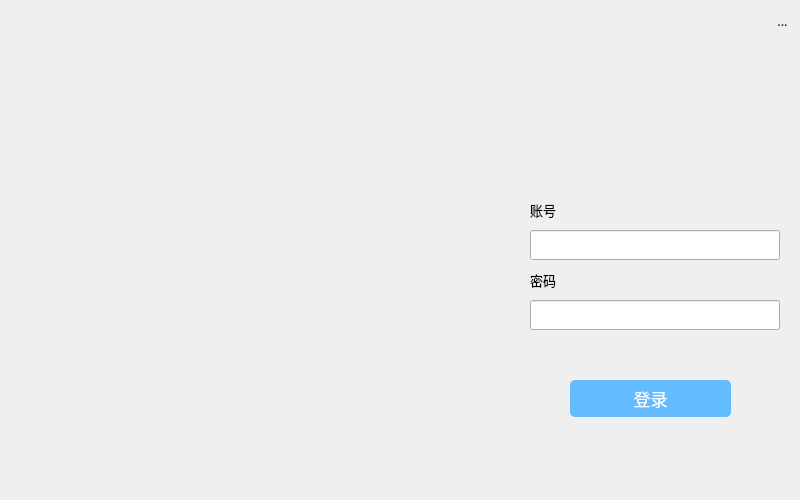
<?xml version="1.0" encoding="UTF-8"?>
<ui version="4.0">
 <class>Login</class>
 <widget class="QWidget" name="Login">
  <property name="geometry">
   <rect>
    <x>0</x>
    <y>0</y>
    <width>800</width>
    <height>500</height>
   </rect>
  </property>
  <property name="minimumSize">
   <size>
    <width>800</width>
    <height>500</height>
   </size>
  </property>
  <property name="maximumSize">
   <size>
    <width>800</width>
    <height>500</height>
   </size>
  </property>
  <property name="font">
   <font>
    <family>Microsoft YaHei</family>
    <pointsize>10</pointsize>
    <stylestrategy>PreferAntialias</stylestrategy>
   </font>
  </property>
  <property name="windowTitle">
   <string>Form</string>
  </property>
  <property name="windowIcon">
   <iconset>
    <normaloff>:/lib/fdogicon.png</normaloff>:/lib/fdogicon.png</iconset>
  </property>
  <property name="styleSheet">
   <string notr="true"/>
  </property>
  <layout class="QHBoxLayout" name="horizontalLayout_2">
   <property name="spacing">
    <number>0</number>
   </property>
   <property name="leftMargin">
    <number>0</number>
   </property>
   <property name="topMargin">
    <number>0</number>
   </property>
   <property name="rightMargin">
    <number>0</number>
   </property>
   <property name="bottomMargin">
    <number>0</number>
   </property>
   <item>
    <widget class="QLabel" name="image">
     <property name="minimumSize">
      <size>
       <width>0</width>
       <height>500</height>
      </size>
     </property>
     <property name="maximumSize">
      <size>
       <width>16777215</width>
       <height>500</height>
      </size>
     </property>
     <property name="styleSheet">
      <string notr="true">background-image:url(:/images/images/tsg.jpg);
background-repeat:no-repeat;
background-position: left center;



</string>
     </property>
     <property name="text">
      <string/>
     </property>
    </widget>
   </item>
   <item>
    <widget class="QWidget" name="widget" native="true">
     <property name="minimumSize">
      <size>
       <width>300</width>
       <height>500</height>
      </size>
     </property>
     <property name="maximumSize">
      <size>
       <width>300</width>
       <height>500</height>
      </size>
     </property>
     <property name="font">
      <font>
       <family>Microsoft YaHei</family>
       <stylestrategy>PreferAntialias</stylestrategy>
      </font>
     </property>
     <property name="toolTipDuration">
      <number>-1</number>
     </property>
     <property name="styleSheet">
      <string notr="true"/>
     </property>
     <widget class="QPushButton" name="loginButton">
      <property name="geometry">
       <rect>
        <x>70</x>
        <y>380</y>
        <width>161</width>
        <height>37</height>
       </rect>
      </property>
      <property name="font">
       <font>
        <family>Microsoft YaHei</family>
        <pointsize>13</pointsize>
        <bold>false</bold>
        <stylestrategy>PreferAntialias</stylestrategy>
        <kerning>true</kerning>
       </font>
      </property>
      <property name="mouseTracking">
       <bool>true</bool>
      </property>
      <property name="tabletTracking">
       <bool>false</bool>
      </property>
      <property name="focusPolicy">
       <enum>Qt::NoFocus</enum>
      </property>
      <property name="toolTipDuration">
       <number>-1</number>
      </property>
      <property name="styleSheet">
       <string notr="true">#loginButton{
background-color: rgb(99, 188, 255);
color: rgb(255, 255, 255);
border-radius: 5px;
}
#loginButton:hover{
background-color: rgb(99, 170, 255);
color: rgb(255, 255, 255);
border-radius: 5px;
}
#loginButton:pressed{
background-color: rgb(99, 188, 255);
color: rgb(255, 255, 255);
border-radius: 5px;
padding-left:2px;
padding-top:2px;
}
</string>
      </property>
      <property name="text">
       <string>登录</string>
      </property>
      <property name="shortcut">
       <string>Return</string>
      </property>
      <property name="autoDefault">
       <bool>false</bool>
      </property>
      <property name="flat">
       <bool>false</bool>
      </property>
     </widget>
     <widget class="QWidget" name="horizontalWidget" native="true">
      <property name="geometry">
       <rect>
        <x>10</x>
        <y>0</y>
        <width>280</width>
        <height>42</height>
       </rect>
      </property>
      <layout class="QHBoxLayout" name="horizontalLayout">
       <item>
        <spacer name="horizontalSpacer">
         <property name="font">
          <font>
           <family>Microsoft YaHei</family>
           <stylestrategy>PreferAntialias</stylestrategy>
          </font>
         </property>
         <property name="orientation">
          <enum>Qt::Horizontal</enum>
         </property>
         <property name="sizeHint" stdset="0">
          <size>
           <width>40</width>
           <height>15</height>
          </size>
         </property>
        </spacer>
       </item>
       <item>
        <widget class="QToolButton" name="quitButton">
         <property name="minimumSize">
          <size>
           <width>15</width>
           <height>15</height>
          </size>
         </property>
         <property name="maximumSize">
          <size>
           <width>15</width>
           <height>15</height>
          </size>
         </property>
         <property name="font">
          <font>
           <family>Microsoft YaHei</family>
           <stylestrategy>PreferAntialias</stylestrategy>
          </font>
         </property>
         <property name="styleSheet">
          <string notr="true">background-image:url(:/images/images/quit.png);
background-position: center;
background-size: contain</string>
         </property>
         <property name="text">
          <string>...</string>
         </property>
         <property name="icon">
          <iconset>
           <normaloff>:/lib/guanbi.png</normaloff>:/lib/guanbi.png</iconset>
         </property>
         <property name="iconSize">
          <size>
           <width>20</width>
           <height>20</height>
          </size>
         </property>
         <property name="autoRaise">
          <bool>true</bool>
         </property>
        </widget>
       </item>
      </layout>
     </widget>
     <widget class="QLabel" name="logo">
      <property name="geometry">
       <rect>
        <x>90</x>
        <y>60</y>
        <width>128</width>
        <height>128</height>
       </rect>
      </property>
      <property name="minimumSize">
       <size>
        <width>128</width>
        <height>128</height>
       </size>
      </property>
      <property name="maximumSize">
       <size>
        <width>128</width>
        <height>128</height>
       </size>
      </property>
      <property name="styleSheet">
       <string notr="true">#logo {
background-image:url(:/images/images/logo.png)
}</string>
      </property>
      <property name="text">
       <string/>
      </property>
     </widget>
     <widget class="QLineEdit" name="accountEdit">
      <property name="geometry">
       <rect>
        <x>30</x>
        <y>230</y>
        <width>250</width>
        <height>30</height>
       </rect>
      </property>
      <property name="minimumSize">
       <size>
        <width>250</width>
        <height>30</height>
       </size>
      </property>
      <property name="maximumSize">
       <size>
        <width>250</width>
        <height>30</height>
       </size>
      </property>
      <property name="styleSheet">
       <string notr="true"/>
      </property>
     </widget>
     <widget class="QLineEdit" name="passwordEdit">
      <property name="geometry">
       <rect>
        <x>30</x>
        <y>300</y>
        <width>250</width>
        <height>30</height>
       </rect>
      </property>
      <property name="minimumSize">
       <size>
        <width>250</width>
        <height>30</height>
       </size>
      </property>
      <property name="maximumSize">
       <size>
        <width>250</width>
        <height>30</height>
       </size>
      </property>
      <property name="styleSheet">
       <string notr="true"/>
      </property>
     </widget>
     <widget class="QLabel" name="passwordLabel">
      <property name="geometry">
       <rect>
        <x>30</x>
        <y>270</y>
        <width>69</width>
        <height>19</height>
       </rect>
      </property>
      <property name="text">
       <string>密码</string>
      </property>
     </widget>
     <widget class="QLabel" name="accountLabel">
      <property name="geometry">
       <rect>
        <x>30</x>
        <y>200</y>
        <width>69</width>
        <height>19</height>
       </rect>
      </property>
      <property name="text">
       <string>账号</string>
      </property>
     </widget>
    </widget>
   </item>
  </layout>
  <zorder>image</zorder>
  <zorder>widget</zorder>
 </widget>
 <tabstops>
  <tabstop>loginButton</tabstop>
  <tabstop>quitButton</tabstop>
 </tabstops>
 <resources/>
 <connections/>
</ui>
